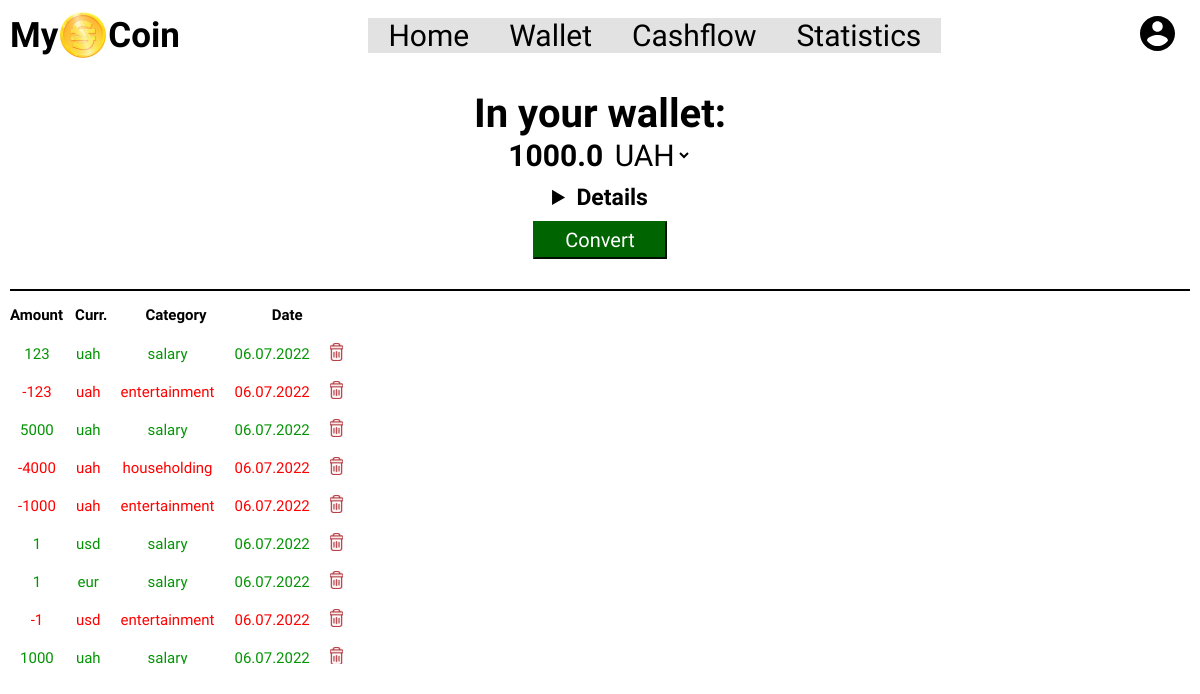
Screenshot of /wallet (signed in) with the database file from the repository.
### tables this page shows
CREATE TABLE cashflow(    
      id INTEGER PRIMARY KEY AUTOINCREMENT NOT NULL ,
      cashflow_id INTEGER NOT NULL ,     
      type TEXT NOT NULL,
      count INTEGER,
      currency TEXT NOT NULL,
      category TEXT NOT NULL,
      daytime  DATETIME NOT NULL DEFAULT CURRENT_TIMESTAMP ,
      FOREIGN KEY(cashflow_id) REFERENCES users(id)
);

### app.py (the view)
@app.route("/wallet", methods=["GET", "POST"])
@login_required
def wallet():
    if request.method == "POST":
        uah_income = db.execute("SELECT sum(count) FROM cashflow WHERE type = 'income' and cashflow_id = ? and currency = 'uah'", session["user_id"])[0]["sum(count)"]
        usd_income = db.execute("SELECT sum(count) FROM cashflow WHERE type = 'income' and cashflow_id = ? and currency = 'usd'", session["user_id"])[0]["sum(count)"]
        eur_income = db.execute("SELECT sum(count) FROM cashflow WHERE type = 'income' and cashflow_id = ? and currency = 'eur'", session["user_id"])[0]["sum(count)"]
        uah_expence = db.execute("SELECT sum(count) FROM cashflow WHERE type = 'expense' and cashflow_id = ? and currency = 'uah'", session["user_id"])[0]["sum(count)"]
        usd_expence = db.execute("SELECT sum(count) FROM cashflow WHERE type = 'expense' and cashflow_id = ? and currency = 'usd'", session["user_id"])[0]["sum(count)"]
        eur_expence = db.execute("SELECT sum(count) FROM cashflow WHERE type = 'expense' and cashflow_id = ? and currency = 'eur'", session["user_id"])[0]["sum(count)"]
        if uah_income is None:
            uah_income = 0
        if usd_income is None:
            usd_income = 0
        if eur_income is None:
            eur_income = 0
        if uah_expence is None:
            uah_expence = 0
        if usd_expence is None:
            usd_expence = 0
        if eur_expence is None:
            eur_expence = 0
        cash_uah = uah_income - uah_expence
        cash_usd = usd_income - usd_expence
        cash_eur = eur_income - eur_expence
        currency = request.form.get("currency")
        if currency == "UAH":
            usd_to_uah = exchange_rate["usd_to_uah"]
            eur_to_uah = exchange_rate["eur_to_uah"]
            cash_usd_in_uah = int(cash_usd) * usd_to_uah
            cash_usd_in_uah = float(round(cash_usd_in_uah, 2))
            cash_eur_in_uah = int(cash_eur) * eur_to_uah
            cash_eur_in_uah = float(round(cash_eur_in_uah, 2))
            cash_uah = float(round(cash_uah, 2))
            money = cash_usd_in_uah + cash_eur_in_uah + float(cash_uah)
        elif currency == "USD":
            uah_to_usd = exchange_rate["uah_to_usd"]
            eur_to_usd = exchange_rate["eur_to_usd"]
            cash_uah_in_usd = int(cash_uah) * uah_to_usd
            cash_uah_in_usd = float(round(cash_uah_in_usd, 2))
            cash_eur_in_usd = int(cash_eur) * eur_to_usd
            cash_eur_in_usd = float(round(cash_eur_in_usd, 2))
            cash_usd = str(round(cash_usd, 2))
            money = cash_uah_in_usd + cash_eur_in_usd + float(cash_usd)
        else:
            usd_to_eur = exchange_rate["usd_to_eur"]
            uah_to_eur = exchange_rate["uah_to_eur"]
            cash_usd_in_eur = int(cash_usd) * usd_to_eur
            cash_usd_in_eur = float(round(cash_usd_in_eur, 2))
            cash_uah_in_eur = int(cash_uah) * uah_to_eur
            cash_uah_in_eur = float(round(cash_uah_in_eur, 2))
            cash_eur = float(round(cash_eur, 2))
            money = cash_usd_in_eur + cash_uah_in_eur + float(cash_eur)
        my_coin = db.execute("SELECT id,count,currency,category,strftime('%d.%m.%Y',daytime) FROM cashflow WHERE cashflow_id = ?", session["user_id"])
        name = db.execute("SELECT username FROM users WHERE id = ?", session["user_id"])
        if not my_coin:
            return render_template("emptywallet.html",name = name[0]["username"])
        try:
            return render_template("wallet.html", my_coin = my_coin,name = name[0]["username"],money = money,cash_uah = cash_uah,cash_usd = cash_usd,cash_eur =cash_eur,uah_income = uah_income,usd_income = usd_income,eur_income= eur_income,uah_expence =uah_expence,usd_expence = usd_expence, eur_expence = eur_expence)
        except TypeError:
            return render_template("emptywallet.html",name = name[0]["username"])
    else:
        uah_income = db.execute("SELECT sum(count) FROM cashflow WHERE type = 'income' and cashflow_id = ? and currency = 'uah'", session["user_id"])[0]["sum(count)"]
        usd_income = db.execute("SELECT sum(count) FROM cashflow WHERE type = 'income' and cashflow_id = ? and currency = 'usd'", session["user_id"])[0]["sum(count)"]
        eur_income = db.execute("SELECT sum(count) FROM cashflow WHERE type = 'income' and cashflow_id = ? and currency = 'eur'", session["user_id"])[0]["sum(count)"]
        uah_expence = db.execute("SELECT sum(count) FROM cashflow WHERE type = 'expense' and cashflow_id = ? and currency = 'uah'", session["user_id"])[0]["sum(count)"]
        usd_expence = db.execute("SELECT sum(count) FROM cashflow WHERE type = 'expense' and cashflow_id = ? and currency = 'usd'", session["user_id"])[0]["sum(count)"]
        eur_expence = db.execute("SELECT sum(count) FROM cashflow WHERE type = 'expense' and cashflow_id = ? and currency = 'eur'", session["user_id"])[0]["sum(count)"]
        if uah_income is None:
            uah_income = 0
        if usd_income is None:
            usd_income = 0
        if eur_income is None:
            eur_income = 0
        if uah_expence is None:
            uah_expence = 0
        if usd_expence is None:
            usd_expence = 0
        if eur_expence is None:
            eur_expence = 0
        cash_uah = uah_income - uah_expence
        cash_usd = usd_income - usd_expence
        cash_eur = eur_income - eur_expence
        usd_to_uah = exchange_rate["usd_to_uah"]
        eur_to_uah = exchange_rate["eur_to_uah"]
        cash_usd_in_uah = int(cash_usd) * usd_to_uah
        cash_usd_in_uah = float(round(cash_usd_in_uah, 2))
        cash_eur_in_uah = int(cash_eur) * eur_to_uah
        cash_eur_in_uah = float(round(cash_eur_in_uah, 2))
        cash_uah = float(round(cash_uah, 2))
        money = cash_usd_in_uah + cash_eur_in_uah + float(cash_uah)
        my_coin = db.execute("SELECT id,type,count,currency,category,strftime('%d.%m.%Y',daytime) FROM cashflow WHERE cashflow_id = ?", session["user_id"])
        name = db.execute("SELECT username FROM users WHERE id = ?", session["user_id"])
        if not my_coin:
            return render_template("emptywallet.html",name = name[0]["username"])
        try:
            return render_template("wallet.html", my_coin = my_coin,name = name[0]["username"],money = money,)
        except TypeError:
            return render_template("emptywallet.html",name = name[0]["username"])

### app.py (called while the page is built)
@app.after_request
def after_request(response):
    response.headers["Cache-Control"] = "no-cache, no-store, must-revalidate"
    response.headers["Expires"] = 0
    response.headers["Pragma"] = "no-cache"
    return response

### helpers.py (called while the page is built)
def login_required(f):
    @wraps(f)
    def decorated_function(*args, **kwargs):
        if session.get("user_id") is None:
            return redirect("/login")
        return f(*args, **kwargs)
    return decorated_function

### templates/wallet.html (shortened to what this page needs)
{% extends "index.html" %}
{% block main %}
    <form class="wallet-page" action="/wallet" method="post">
        <div class="money-in-wallet">
            <label class="in-your-wallet"><span class="in-your-wallet-title">In your wallet:</span><br>{{money}}
                <select name="currency" id="currency">
                    <option id="currency-value" value="UAH">UAH</option>
                    </select>
            </label>
            <div class="wallet-description">
                    <details>
                        <summary class="wallet-details-title">Details</summary>
                    </details>
            </div>
                <button class="wallet-convert-button" type="submit">Convert</button>
        </div>
    </form>
    <hr class="wallet-upper-line">
    <div class="wallet-history-title">
        <h3>Amount</h3>
        <h3 class="wallet-currency">Curr.</h3>
        <h3 class="wallet-category">Category</h3>
        <h3>Date</h3>
    </div>
    <form class="wallet-page-history" action="/wallet" method="get">
        <table id="tabula" class="table table-dark table-sm" >
            {% for coin in my_coin %}
                {% if coin["type"] == 'expense' %}
                <tr class="wallet-history-description-expense">
                    <td class="wallet-history">-{{coin["count"]}}</td>
                    <td class="wallet-history">{{coin["currency"]}}</td>
                    <td class="wallet-history">{{coin["category"]}}</td>
                    <td class="wallet-history">{{coin["strftime('%d.%m.%Y',daytime)"]}}</td>
                    <td class="wallet-history"><a href="{{ url_for('delete', deleted_id = coin["id"]) }}"</a><img class="trash-icon" src="../static/img/trash-icon.svg" alt="delete button"></button></td>
                </tr>
                {% else %}
                <tr class="wallet-history-description-income">
                    <td class="wallet-history">{{coin["count"]}}</td>
                    <td class="wallet-history">{{coin["currency"]}}</td>
                    <td class="wallet-history">{{coin["category"]}}</td>
                    <td class="wallet-history">{{coin["strftime('%d.%m.%Y',daytime)"]}}</td>
                    <td class="wallet-history"><a href="{{ url_for('delete', deleted_id = coin["id"]) }}"</a><img class="trash-icon" src="../static/img/trash-icon.svg" alt="delete button"></button></td>
                </tr>
                {% endif %}
            {% endfor %}
    </form>
{% endblock %}

### templates/index.html (shortened to what this page needs)
<!DOCTYPE html>
<html lang="en">
    <head>
        <link href="/static/index.css" rel="stylesheet">
        <link rel="stylesheet" href="login.html">
    </head>
    <body>
                    {% if session["user_id"] %}
                    <header class="main-header-page">
                        <a class="company-title" href="/home">My<img class="company-logo" src="../static/img/title-icon.svg" alt="coin">Coin</a>
                        <nav class="navbar">
                        <ul class="nav-menu">
                            <li class="nav-item"><a class="nav-link" href="/home">Home</a></li>
                            <li class="nav-item"><a class="nav-link" href="/wallet">Wallet</a></li>
                            <li class="nav-item"><a class="nav-link" href="/cashflow">Cashflow</a></li>
                            <li class="nav-item"><a class="nav-link" href="/statistics">Statistics</a></li>
                        </ul>
                    </nav>
                    <div class="user-nav">
                        <div class="user-dropdown">
                                <img class="user-icon" src="../static/img/user-icon.svg" alt="user icon">
                         </div>
                    </div>
                </header>
                    {% endif %}
            {% block main %}{% endblock %}
    </body>
</html>

### static/index.css (style rules this page uses)
* { padding: 0; margin: 0; box-sizing: border-box; font-family: "Anek Latin", sans-serif; }
body { background-image: url("img/MyCoin-background.jpg"); background-size: cover; max-width: 100%; height: 100%; background-attachment: fixed; padding: 10px; }
header { display: flex; justify-content: space-between; align-items: center; height: 50px; }
header .company-title { display: flex; justify-content: center; align-items: center; font-size: 25px; font-weight: bold; }
header .company-title img { padding: 0 2px 0 2px; }
header li { list-style: none; }
header a { text-decoration: none; color: black; }
header .navbar { display: flex; min-height: 70px; justify-content: center; align-items: center; }
header .user-icon { margin-right: 15px; }
header .nav-menu { display: flex; align-items: center; gap: 60px; }
header .user-dropdown { z-index: 51; }
header .user-dropdown .user-icon { cursor: pointer; }
header .nav-menu { position: fixed; left: -100%; gap: 0; font-size: 30px; top: 70px; height: 100%; flex-direction: column; background-color: #e2e2e2; z-index: 50; width: 100%; text-align: center; transition: 0.3s; }
header .nav-item { margin: 16px 0; }
header .user-nav { display: flex; }
@media (min-width: 768px) { header .company-title { font-size: 35px; } }
@media (min-width: 768px) { .company-title img { width: 50px; height: 50px; } }
@media (min-width: 768px) { .main-header-page .nav-menu { display: flex; flex-direction: row; top: 0; left: 0; position:relative; margin-right: 10px; z-index: 0; transition: none; } }
@media (min-width: 768px) { .main-header-page .user-dropdown img { width: 35px; height: 35px; } }
@media (min-width: 768px) { .main-header-page { display: flex; justify-content: space-between; align-items: center; } }
@media (min-width: 768px) { .main-header-page .nav-menu .nav-item { padding: 0 20px 0 20px; margin: 0; } }

### static/wallet.css (style rules this page uses)
.money-in-wallet { font-size: 30px; font-weight: bold; display: flex; justify-content: center; align-items: center; flex-direction: column; }
.in-your-wallet { padding: 10px 0 10px 0; text-align: center; }
.in-your-wallet-title { font-size: 40px; }
#currency { background: none; border: none; font-size: 30px; cursor: pointer; }
#currency-value { background: none; border: none; }
.wallet-page { margin-top: 20px; }
.wallet-history { font-family: "Klee One"; }
.wallet-history-title, .wallet-history-description-expense, .wallet-history-description-income { text-align: center; }
.wallet-history-title { font-size: medium; font-weight: bold; display: flex; justify-content: flex-start; }
.wallet-history-title h3 { font-size: 15px; }
.wallet-history-title .wallet-category { margin-right: 65px; margin-left: 38px; }
.wallet-history-title .wallet-currency { margin-left: 12px; }
td { padding: 7px 12px 7px 6px; font-size: 15px; }
.wallet-upper-line { margin-bottom: 15px; margin-top: 30px; width: 100%; height: 1.5px; display: flex; justify-content: center; background-color: black; border: black; }
.wallet-convert-button { background-color: darkgreen; color: white; border-color: darkgreen; padding: 5px 30px; font-size: 20px; margin-top: 10px; cursor: pointer; }
.wallet-description { cursor: pointer; text-align: center; }
.wallet-details-title { font-size: 23px; }
.wallet-page select { position: relative; }
.wallet-page-history { margin-top: 10px; overflow-y: auto; height: 330px; }
.wallet-history-description-expense { color: red; }
.wallet-history-description-income { color: rgb(5, 148, 5); }

### static/home.css (style rules this page uses)
.user-home-page h2, a { text-decoration: none; }

### static/login.css (style rules this page uses)
* { padding: 0; margin: 0; box-sizing: border-box; font-family: "Anek Latin", sans-serif; }
.company-title { display: flex; justify-content: center; align-items: center; font-size: 25px; font-weight: bold; text-decoration: none; color: black; }
.company-title img { padding: 0 2px 0 2px; }

### static/register.css (style rules this page uses)
* { padding: 0; margin: 0; box-sizing: border-box; font-family: "Anek Latin", sans-serif; }
.company-title { display: flex; justify-content: center; align-items: center; font-size: 25px; font-weight: bold; text-decoration: none; color: black; }
.company-title img { padding: 0 2px 0 2px; }

### rows the page displays
cashflow: count "123", currency "uah", category "salary", coin "06.07.2022"
cashflow: count "123", currency "uah", category "entertainment", coin "06.07.2022"
cashflow: count "5000", currency "uah", category "salary", coin "06.07.2022"
cashflow: count "4000", currency "uah", category "householding", coin "06.07.2022"
cashflow: count "1000", currency "uah", category "entertainment", coin "06.07.2022"
cashflow: count "1", currency "usd", category "salary", coin "06.07.2022"
cashflow: count "1", currency "eur", category "salary", coin "06.07.2022"
cashflow: count "1", currency "usd", category "entertainment", coin "06.07.2022"
cashflow: count "1000", currency "uah", category "salary", coin "06.07.2022"

### other values shown
{{ money }} "1000.0"
